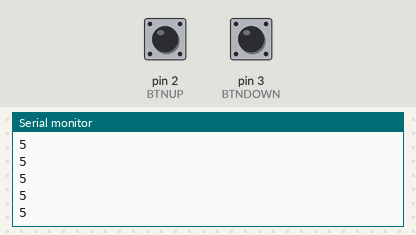
Bench run of a sketch on a simulated Arduino Uno, built with avr-gcc and run on an emulated ATmega328P. Parts: the last lines printed to the serial monitor. Inputs (shaded band) come from the test bench; at power-on: pin 2 (BTNUP) HIGH, pin 3 (BTNDOWN) HIGH. EEPROM starts erased.

Above: at 1.2 s.
1.3 s: pin 2 (BTNUP) pulled LOW for 0.15 s
At 2.1 s:
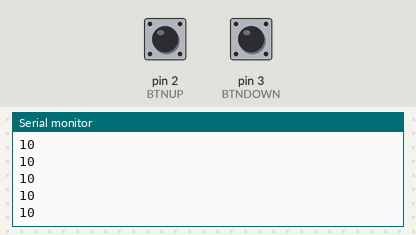
2.9 s: pin 3 (BTNDOWN) pulled LOW for 0.15 s
At 3.8 s:
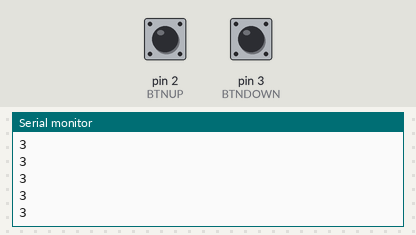
4.5 s: pin 3 (BTNDOWN) pulled LOW for 1 s
At 5.0 s:
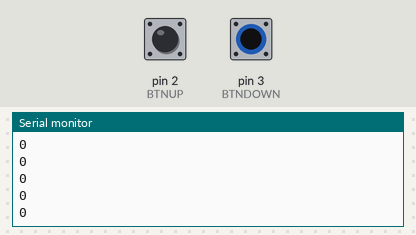
Timing chart, 0 to 7.5 s (numbered marks = the images above; inputs shaded):
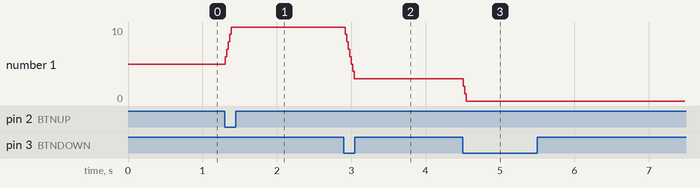

The sketch:

volumen.ino
```cpp
#include "funciones.h"

void setup() {
  // put your setup code here, to run once:
  conf();
}
void loop() {
  // put your main code here, to run repeatedly:
  Serial.println(vol);
  if(!digitalRead(BTNUP)){
    subir();
  }
  if(!digitalRead(BTNDOWN)){
    bajar();
  }
  delay(20);
}
```

funciones.cpp
```cpp
#include "funciones.h"
uint8_t vol = EEPROM.read(CELDA);

void conf(void){
  Serial.begin(BAUDRATE);
  pinMode(BTNUP, INPUT_PULLUP);
  pinMode(BTNDOWN, INPUT_PULLUP);
  if (vol>MAXVOL){
    vol=MEDIA;
    EEPROM.write(CELDA,vol);
  }

}

void subir(void){
  if (vol<MAXVOL)
    vol++;
  Serial.println(vol);
  EEPROM.update(CELDA,vol);
}

void bajar(void){
  if (vol>MINVOL)
    vol--;
  Serial.println(vol);
  EEPROM.update(CELDA,vol);

}
```

funciones.h
```cpp
#ifndef FUNCIONES_H
#define FUNCIONES_H

#include <Arduino.h>
#include <EEPROM.h>

#define   BTNUP   2
#define   BTNDOWN 3
#define   BAUDRATE  9600
#define   MINVOL  0
#define   MAXVOL  10
#define   CELDA   0
#define   MEDIA   5

extern uint8_t vol;

void conf(void);
void subir();
void bajar();
#endif
```

Measured:
- after the input at 1.3 s, the serial monitor: prints a new line at once (image 1)
- after the input at 2.9 s, the serial monitor: prints a new line after 0.12 s (image 2)
- after the input at 4.5 s, the serial monitor: prints a new line at once (image 3)
- plotted number 1: 5 → 10 after the input at 1.3 s, 10 → 3 after the input at 2.9 s, 3 → 0 after the input at 4.5 s
